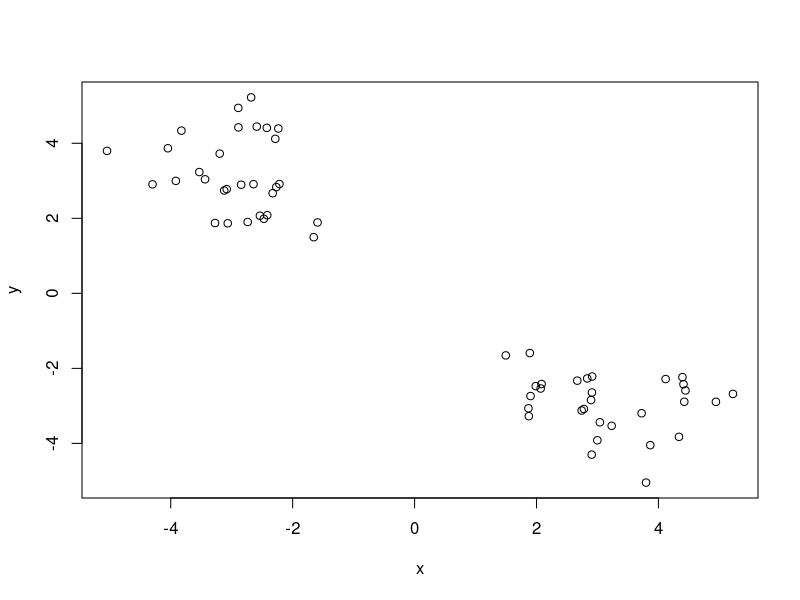
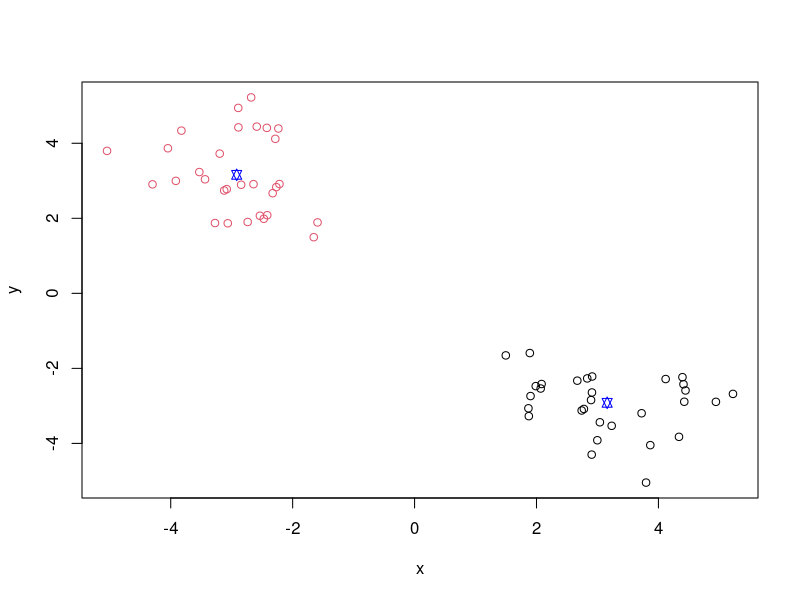
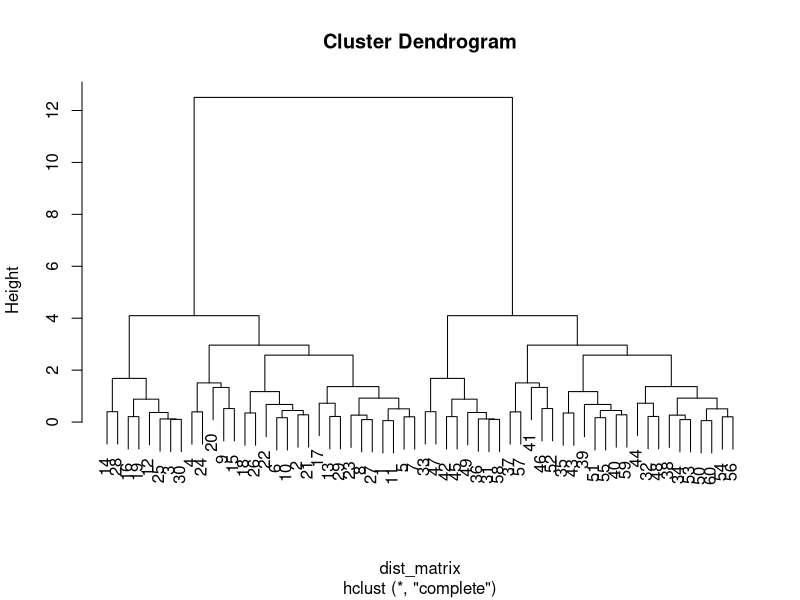
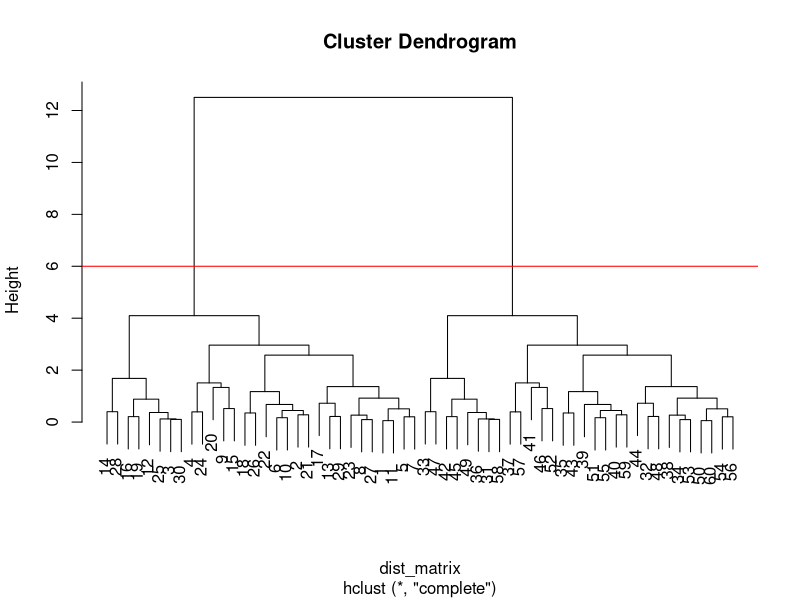
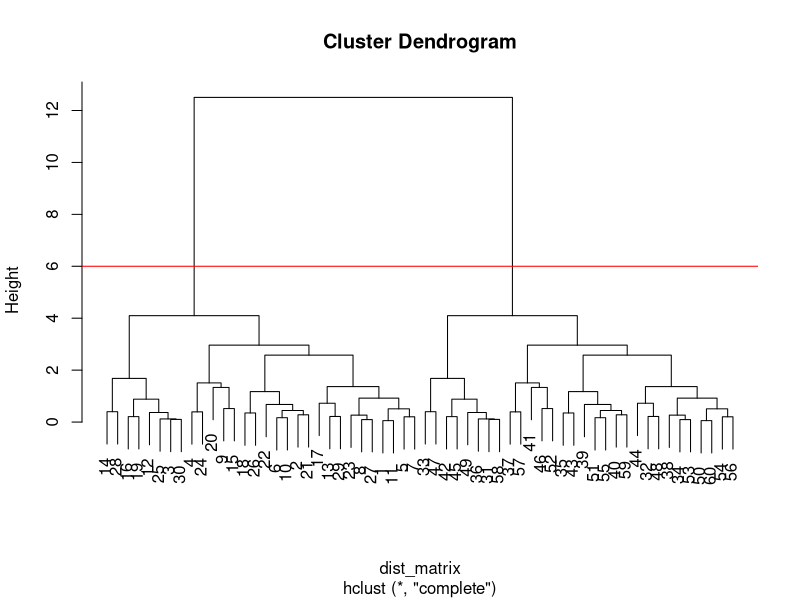
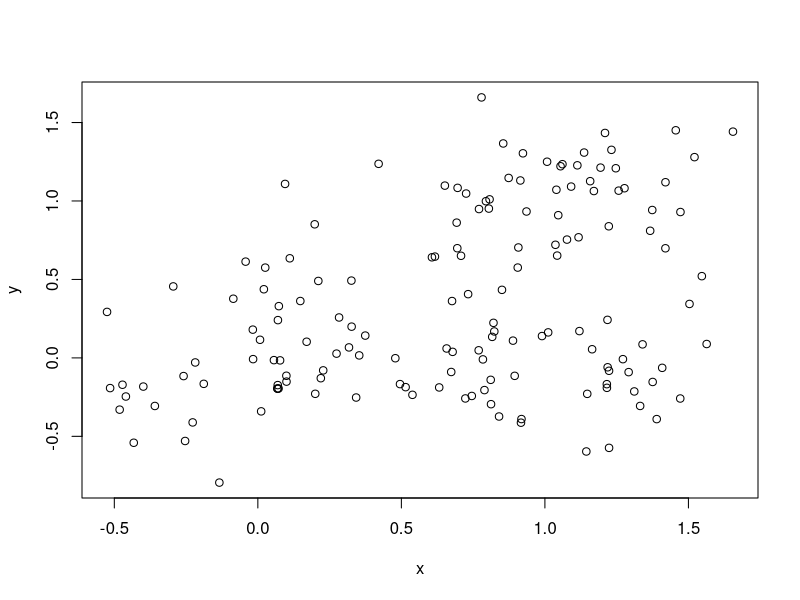
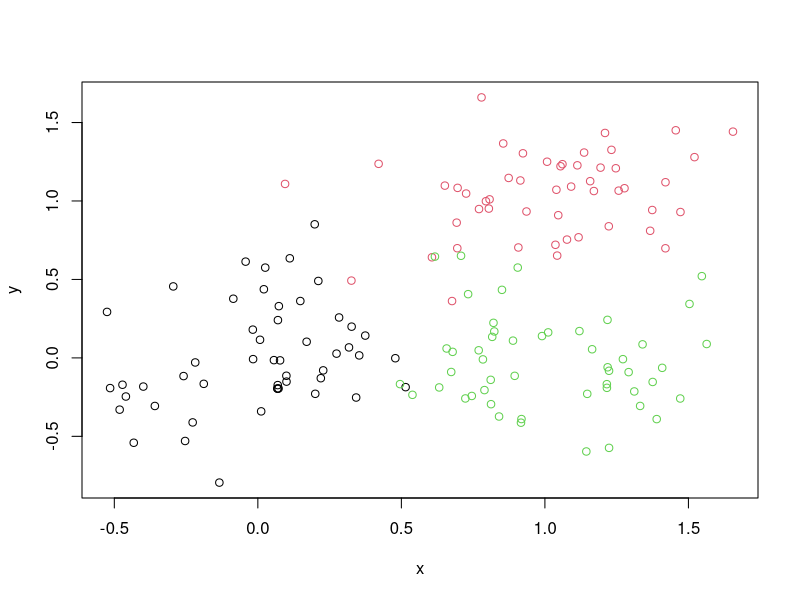
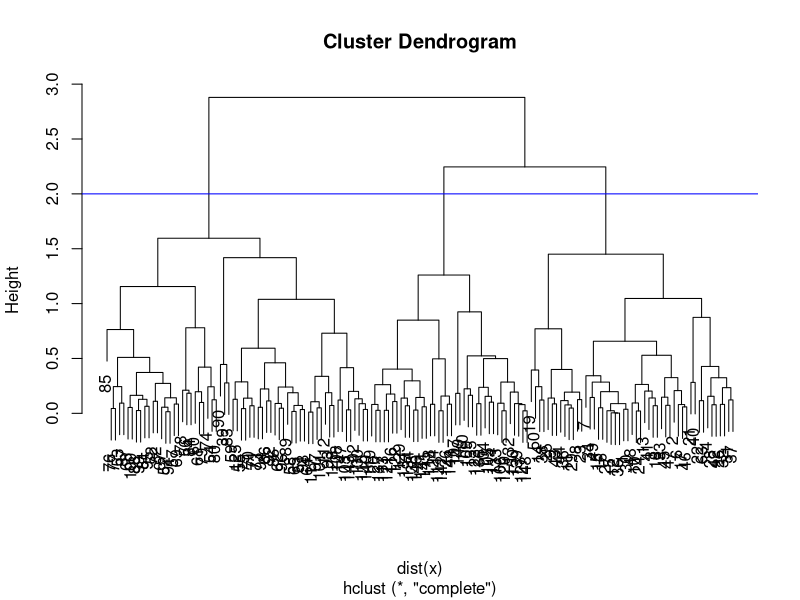

Here is the R script that generated these plots, in order:
## ---- chunk 1
knitr::opts_chunk$set(echo = TRUE)
## ---- chunk 2
# Generate some example data for clustering

tmp <- c(rnorm(30,-3), rnorm(30,3))
x <- cbind(x=tmp, y=rev(tmp))
plot(x)

# Use kmeans, set k=2 and nstart=20

k <- kmeans(x, centers = 2, nstart = 20)

# Print k

k

## ---- chunk 3
# Qa

k$size

# Qb

k$cluster

# Qc

k$centers

## ---- chunk 4
# Plot x colored by kmeans cluster

plot(x, col = k$cluster)

points(k$centers, col="blue", pch = 11)




## ---- chunk 5
# First we need to calculate point (dis)similarity
# as the Euclidean distance between observations

dist_matrix <- dist(x)

# The hclust() function returns a hierarchical
# clustering model

hc <- hclust(d = dist_matrix)

hc

plot(hc)

# Add line @ height x and color
plot(hc)
abline(h=6, col="red")

# Left half of tree, branches are < 30; right half brances are > 30

plot(hc)
abline(h=6, col="red")
cutree(hc, h = 6) #cut by height h, spits back membership vector/factor, tells which vectors are in which cluster




## ---- chunk 6
cutree(hc, k = 2)
## ---- chunk 7
# Generate example data

x <- rbind(
 matrix(rnorm(100, mean=0, sd = 0.3), ncol = 2), # c1
 matrix(rnorm(100, mean = 1, sd = 0.3), ncol = 2), # c2
 matrix(c(rnorm(50, mean = 1, sd = 0.3), # c3
 rnorm(50, mean = 0, sd = 0.3)), ncol = 2))
colnames(x) <- c("x", "y")

# plot data w/o clustering

plot(x)


# Make colors for known clusters

col <- as.factor( rep(c("c1","c2","c3"), each=50) )
plot(x, col=col)


# use dist();hclust();plot(); and cutree() to return 2 and 3 clusters

kmeans(x, centers = 3, nstart = 20)

# Clustering
hc2 <- hclust(dist(x))

# Plot/draw tree
plot(hc2)
abline(h = 2, col = "blue")

# Cut tree into groups and stuff
groups <- cutree(hc2,h = 2)
groups


# Plot based on groups

plot(x, col=groups)

# Check how many points are in each cluster

table(groups)


# Cross tabulate/ compare our clustering result with the known answer

table(groups, col)



